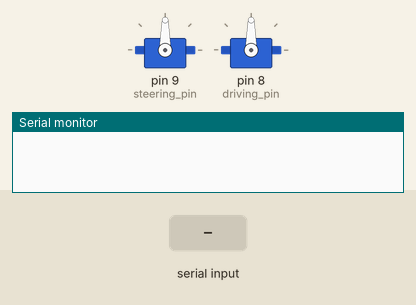
Recording of a sketch running on a simulated Arduino Uno, built with avr-gcc and run on an emulated ATmega328P. Shown: 2 × servo, the last lines printed to the serial monitor. Inputs (shaded band) come from the test bench.

Above: at 1.2 s.
1.3 s: "90,45\n" received over Serial
At 2.5 s:
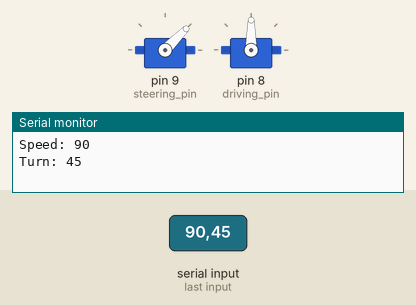
4.3 s: "30,150\n" received over Serial
At 4.9 s:
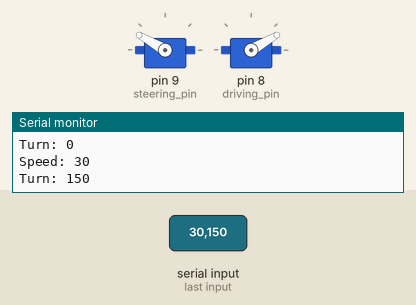
7.3 s: "200\n" received over Serial
At 9.0 s:
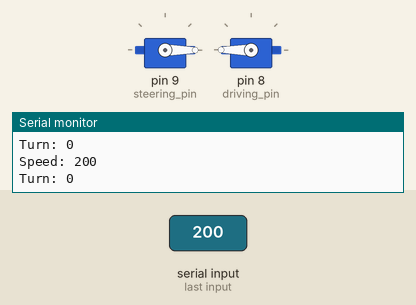
9.8 s: "1,90\n" received over Serial
At 10.2 s:
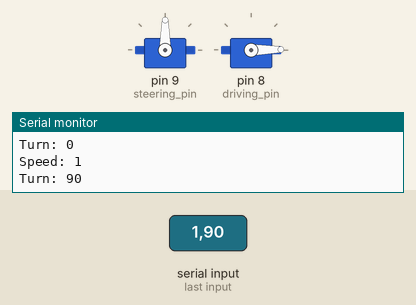
12.8 s: "1,90,45\n" received over Serial
At 14.5 s:
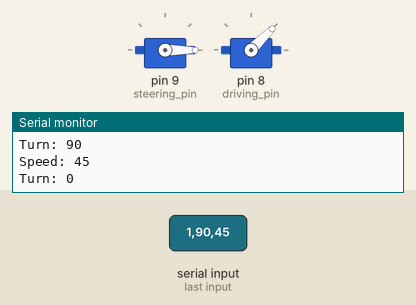
15.3 s: "90\n" received over Serial
At 17.4 s:
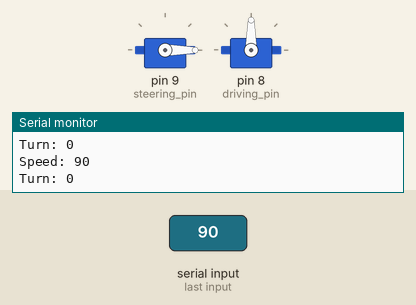
Timing chart, 0 to 18.8 s (numbered marks = the images above; inputs shaded):
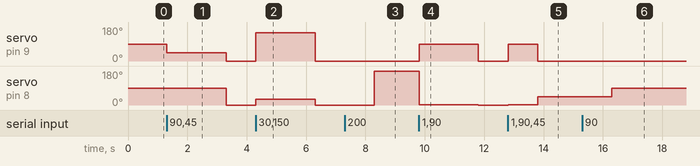

Measured:
- after the input at 1.3 s, servo on pin 9 (steering_pin): 90° → 45° at once, → 0° 2.0 s later; servo on pin 8 (driving_pin): 90° → 0° after 2.0 s
- after the input at 4.3 s, servo on pin 9 (steering_pin): 0° → 150° at once, → 0° 2.0 s later; servo on pin 8 (driving_pin): 0° → 30° at once, → 0° 2.0 s later
- after the input at 7.3 s, servo on pin 8 (driving_pin): 0° → 180° after 1.0 s
- after the input at 9.8 s, servo on pin 9 (steering_pin): 0° → 90° at once, → 0° 2.0 s later; servo on pin 8 (driving_pin): 180° → 1° at once, → 0° 2.0 s later
- after the input at 12.8 s, servo on pin 9 (steering_pin): 0° → 90° at once, → 0° 1.0 s later; servo on pin 8 (driving_pin): 0° → 1° at once, → 45° 1.0 s later
- after the input at 15.3 s, servo on pin 8 (driving_pin): 45° → 90° after 1.0 s

The sketch:

arduino_control_test.ino
```cpp
/* arduino_control_test.ino
 * Created: 2017.11.08
 * Uvindu Wijesinghe and Oliver Wilkins
 *
 * Description:
 * This program allows the user to send steering and throttle PWM values to the ESC
 *  in order to test the communication between the Arduino and the ESC.
 * This program can be used to find the PWM value range required for steering.
 * This program can also be used to calbrate the ESC by sending maximum and
 *  minimum throttle PWM values.
 *
 * Usage:
 * After flashing the script, the motor speed and steering angle can be provided
 *  over serial by entering them into the Arduino Command Window.
 * The input format is <motor_speed> <turn_angle> where each parameter
 *  is between 0 and 180 and the two parameters are seperated by a space.
 * Example: Set the speed to 80 and steering angle to 120
 *          Command window input: 80 120
 */

/*
 * Steering values used for our car:
 * Full lock left: 70
 * Central: [further testing required]
 * Full lock right: 135
 *
 * Throttle values used for our car:
 * Full speed forward: 0 [further testing required]
 * Neutral: 90 [further testing required]
 * Full speed reverse: 180 [further testing required]
 */

#include <Servo.h>

// Create two servo objects
Servo steering_servo;
Servo driving_servo;

// Specify arduino pins used
int steering_pin = 9;
int driving_pin = 8;

// Variables for throttle and steering position
int drive_speed;
int turn_angle;

void setup() {
  // Start serial monitor
  Serial.begin(9600);

  // Attach steering and driving motors as servos
  steering_servo.attach(steering_pin);
  driving_servo.attach(driving_pin);
}

// Continuously send steering and throttle values to the ESC
void loop() {
  if (Serial.available() > 0) {
    // Read values from serial
    drive_speed = Serial.parseInt();
    turn_angle = Serial.parseInt();

    // Print values to serial
    Serial.print("Speed: ");
    Serial.print(drive_speed);
    Serial.println();
    Serial.print("Turn: ");
    Serial.print(turn_angle);
    Serial.println();

    // Write values to servo
    steering_servo.write(turn_angle);
    driving_servo.write(drive_speed);
  }
}
```
